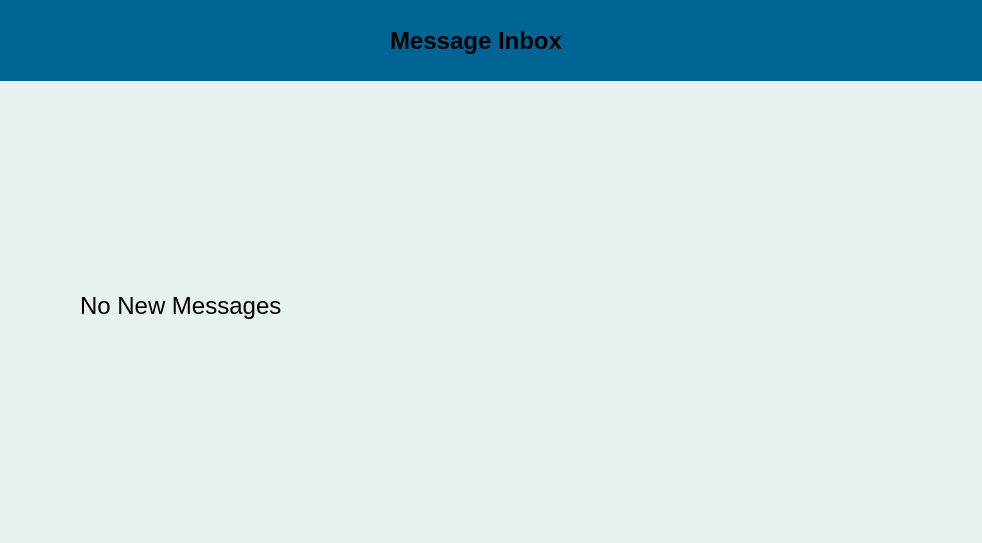
<?xml version="1.0" encoding="UTF-8"?>
<ui version="4.0">
 <class>Form</class>
 <widget class="QWidget" name="Form">
  <property name="geometry">
   <rect>
    <x>0</x>
    <y>0</y>
    <width>982</width>
    <height>543</height>
   </rect>
  </property>
  <property name="windowTitle">
   <string>Form</string>
  </property>
  <widget class="QLabel" name="label">
   <property name="geometry">
    <rect>
     <x>-70</x>
     <y>-40</y>
     <width>1061</width>
     <height>591</height>
    </rect>
   </property>
   <property name="palette">
    <palette>
     <active>
      <colorrole role="WindowText">
       <brush brushstyle="SolidPattern">
        <color alpha="255">
         <red>0</red>
         <green>0</green>
         <blue>0</blue>
        </color>
       </brush>
      </colorrole>
      <colorrole role="Button">
       <brush brushstyle="SolidPattern">
        <color alpha="255">
         <red>232</red>
         <green>241</green>
         <blue>242</blue>
        </color>
       </brush>
      </colorrole>
      <colorrole role="Light">
       <brush brushstyle="SolidPattern">
        <color alpha="255">
         <red>255</red>
         <green>255</green>
         <blue>255</blue>
        </color>
       </brush>
      </colorrole>
      <colorrole role="Midlight">
       <brush brushstyle="SolidPattern">
        <color alpha="255">
         <red>243</red>
         <green>248</green>
         <blue>248</blue>
        </color>
       </brush>
      </colorrole>
      <colorrole role="Dark">
       <brush brushstyle="SolidPattern">
        <color alpha="255">
         <red>116</red>
         <green>120</green>
         <blue>121</blue>
        </color>
       </brush>
      </colorrole>
      <colorrole role="Mid">
       <brush brushstyle="SolidPattern">
        <color alpha="255">
         <red>155</red>
         <green>161</green>
         <blue>161</blue>
        </color>
       </brush>
      </colorrole>
      <colorrole role="Text">
       <brush brushstyle="SolidPattern">
        <color alpha="255">
         <red>0</red>
         <green>0</green>
         <blue>0</blue>
        </color>
       </brush>
      </colorrole>
      <colorrole role="BrightText">
       <brush brushstyle="SolidPattern">
        <color alpha="255">
         <red>255</red>
         <green>255</green>
         <blue>255</blue>
        </color>
       </brush>
      </colorrole>
      <colorrole role="ButtonText">
       <brush brushstyle="SolidPattern">
        <color alpha="255">
         <red>0</red>
         <green>0</green>
         <blue>0</blue>
        </color>
       </brush>
      </colorrole>
      <colorrole role="Base">
       <brush brushstyle="SolidPattern">
        <color alpha="255">
         <red>255</red>
         <green>255</green>
         <blue>255</blue>
        </color>
       </brush>
      </colorrole>
      <colorrole role="Window">
       <brush brushstyle="SolidPattern">
        <color alpha="255">
         <red>232</red>
         <green>241</green>
         <blue>242</blue>
        </color>
       </brush>
      </colorrole>
      <colorrole role="Shadow">
       <brush brushstyle="SolidPattern">
        <color alpha="255">
         <red>0</red>
         <green>0</green>
         <blue>0</blue>
        </color>
       </brush>
      </colorrole>
      <colorrole role="AlternateBase">
       <brush brushstyle="SolidPattern">
        <color alpha="255">
         <red>243</red>
         <green>248</green>
         <blue>248</blue>
        </color>
       </brush>
      </colorrole>
      <colorrole role="ToolTipBase">
       <brush brushstyle="SolidPattern">
        <color alpha="255">
         <red>255</red>
         <green>255</green>
         <blue>220</blue>
        </color>
       </brush>
      </colorrole>
      <colorrole role="ToolTipText">
       <brush brushstyle="SolidPattern">
        <color alpha="255">
         <red>0</red>
         <green>0</green>
         <blue>0</blue>
        </color>
       </brush>
      </colorrole>
     </active>
     <inactive>
      <colorrole role="WindowText">
       <brush brushstyle="SolidPattern">
        <color alpha="255">
         <red>0</red>
         <green>0</green>
         <blue>0</blue>
        </color>
       </brush>
      </colorrole>
      <colorrole role="Button">
       <brush brushstyle="SolidPattern">
        <color alpha="255">
         <red>232</red>
         <green>241</green>
         <blue>242</blue>
        </color>
       </brush>
      </colorrole>
      <colorrole role="Light">
       <brush brushstyle="SolidPattern">
        <color alpha="255">
         <red>255</red>
         <green>255</green>
         <blue>255</blue>
        </color>
       </brush>
      </colorrole>
      <colorrole role="Midlight">
       <brush brushstyle="SolidPattern">
        <color alpha="255">
         <red>243</red>
         <green>248</green>
         <blue>248</blue>
        </color>
       </brush>
      </colorrole>
      <colorrole role="Dark">
       <brush brushstyle="SolidPattern">
        <color alpha="255">
         <red>116</red>
         <green>120</green>
         <blue>121</blue>
        </color>
       </brush>
      </colorrole>
      <colorrole role="Mid">
       <brush brushstyle="SolidPattern">
        <color alpha="255">
         <red>155</red>
         <green>161</green>
         <blue>161</blue>
        </color>
       </brush>
      </colorrole>
      <colorrole role="Text">
       <brush brushstyle="SolidPattern">
        <color alpha="255">
         <red>0</red>
         <green>0</green>
         <blue>0</blue>
        </color>
       </brush>
      </colorrole>
      <colorrole role="BrightText">
       <brush brushstyle="SolidPattern">
        <color alpha="255">
         <red>255</red>
         <green>255</green>
         <blue>255</blue>
        </color>
       </brush>
      </colorrole>
      <colorrole role="ButtonText">
       <brush brushstyle="SolidPattern">
        <color alpha="255">
         <red>0</red>
         <green>0</green>
         <blue>0</blue>
        </color>
       </brush>
      </colorrole>
      <colorrole role="Base">
       <brush brushstyle="SolidPattern">
        <color alpha="255">
         <red>255</red>
         <green>255</green>
         <blue>255</blue>
        </color>
       </brush>
      </colorrole>
      <colorrole role="Window">
       <brush brushstyle="SolidPattern">
        <color alpha="255">
         <red>232</red>
         <green>241</green>
         <blue>242</blue>
        </color>
       </brush>
      </colorrole>
      <colorrole role="Shadow">
       <brush brushstyle="SolidPattern">
        <color alpha="255">
         <red>0</red>
         <green>0</green>
         <blue>0</blue>
        </color>
       </brush>
      </colorrole>
      <colorrole role="AlternateBase">
       <brush brushstyle="SolidPattern">
        <color alpha="255">
         <red>243</red>
         <green>248</green>
         <blue>248</blue>
        </color>
       </brush>
      </colorrole>
      <colorrole role="ToolTipBase">
       <brush brushstyle="SolidPattern">
        <color alpha="255">
         <red>255</red>
         <green>255</green>
         <blue>220</blue>
        </color>
       </brush>
      </colorrole>
      <colorrole role="ToolTipText">
       <brush brushstyle="SolidPattern">
        <color alpha="255">
         <red>0</red>
         <green>0</green>
         <blue>0</blue>
        </color>
       </brush>
      </colorrole>
     </inactive>
     <disabled>
      <colorrole role="WindowText">
       <brush brushstyle="SolidPattern">
        <color alpha="255">
         <red>116</red>
         <green>120</green>
         <blue>121</blue>
        </color>
       </brush>
      </colorrole>
      <colorrole role="Button">
       <brush brushstyle="SolidPattern">
        <color alpha="255">
         <red>232</red>
         <green>241</green>
         <blue>242</blue>
        </color>
       </brush>
      </colorrole>
      <colorrole role="Light">
       <brush brushstyle="SolidPattern">
        <color alpha="255">
         <red>255</red>
         <green>255</green>
         <blue>255</blue>
        </color>
       </brush>
      </colorrole>
      <colorrole role="Midlight">
       <brush brushstyle="SolidPattern">
        <color alpha="255">
         <red>243</red>
         <green>248</green>
         <blue>248</blue>
        </color>
       </brush>
      </colorrole>
      <colorrole role="Dark">
       <brush brushstyle="SolidPattern">
        <color alpha="255">
         <red>116</red>
         <green>120</green>
         <blue>121</blue>
        </color>
       </brush>
      </colorrole>
      <colorrole role="Mid">
       <brush brushstyle="SolidPattern">
        <color alpha="255">
         <red>155</red>
         <green>161</green>
         <blue>161</blue>
        </color>
       </brush>
      </colorrole>
      <colorrole role="Text">
       <brush brushstyle="SolidPattern">
        <color alpha="255">
         <red>116</red>
         <green>120</green>
         <blue>121</blue>
        </color>
       </brush>
      </colorrole>
      <colorrole role="BrightText">
       <brush brushstyle="SolidPattern">
        <color alpha="255">
         <red>255</red>
         <green>255</green>
         <blue>255</blue>
        </color>
       </brush>
      </colorrole>
      <colorrole role="ButtonText">
       <brush brushstyle="SolidPattern">
        <color alpha="255">
         <red>116</red>
         <green>120</green>
         <blue>121</blue>
        </color>
       </brush>
      </colorrole>
      <colorrole role="Base">
       <brush brushstyle="SolidPattern">
        <color alpha="255">
         <red>232</red>
         <green>241</green>
         <blue>242</blue>
        </color>
       </brush>
      </colorrole>
      <colorrole role="Window">
       <brush brushstyle="SolidPattern">
        <color alpha="255">
         <red>232</red>
         <green>241</green>
         <blue>242</blue>
        </color>
       </brush>
      </colorrole>
      <colorrole role="Shadow">
       <brush brushstyle="SolidPattern">
        <color alpha="255">
         <red>0</red>
         <green>0</green>
         <blue>0</blue>
        </color>
       </brush>
      </colorrole>
      <colorrole role="AlternateBase">
       <brush brushstyle="SolidPattern">
        <color alpha="255">
         <red>232</red>
         <green>241</green>
         <blue>242</blue>
        </color>
       </brush>
      </colorrole>
      <colorrole role="ToolTipBase">
       <brush brushstyle="SolidPattern">
        <color alpha="255">
         <red>255</red>
         <green>255</green>
         <blue>220</blue>
        </color>
       </brush>
      </colorrole>
      <colorrole role="ToolTipText">
       <brush brushstyle="SolidPattern">
        <color alpha="255">
         <red>0</red>
         <green>0</green>
         <blue>0</blue>
        </color>
       </brush>
      </colorrole>
     </disabled>
    </palette>
   </property>
   <property name="autoFillBackground">
    <bool>true</bool>
   </property>
   <property name="text">
    <string/>
   </property>
  </widget>
  <widget class="QLabel" name="label_2">
   <property name="geometry">
    <rect>
     <x>-10</x>
     <y>0</y>
     <width>1001</width>
     <height>81</height>
    </rect>
   </property>
   <property name="palette">
    <palette>
     <active>
      <colorrole role="WindowText">
       <brush brushstyle="SolidPattern">
        <color alpha="255">
         <red>0</red>
         <green>0</green>
         <blue>0</blue>
        </color>
       </brush>
      </colorrole>
      <colorrole role="Button">
       <brush brushstyle="SolidPattern">
        <color alpha="255">
         <red>0</red>
         <green>100</green>
         <blue>148</blue>
        </color>
       </brush>
      </colorrole>
      <colorrole role="Light">
       <brush brushstyle="SolidPattern">
        <color alpha="255">
         <red>0</red>
         <green>150</green>
         <blue>222</blue>
        </color>
       </brush>
      </colorrole>
      <colorrole role="Midlight">
       <brush brushstyle="SolidPattern">
        <color alpha="255">
         <red>0</red>
         <green>125</green>
         <blue>185</blue>
        </color>
       </brush>
      </colorrole>
      <colorrole role="Dark">
       <brush brushstyle="SolidPattern">
        <color alpha="255">
         <red>0</red>
         <green>50</green>
         <blue>74</blue>
        </color>
       </brush>
      </colorrole>
      <colorrole role="Mid">
       <brush brushstyle="SolidPattern">
        <color alpha="255">
         <red>0</red>
         <green>66</green>
         <blue>99</blue>
        </color>
       </brush>
      </colorrole>
      <colorrole role="Text">
       <brush brushstyle="SolidPattern">
        <color alpha="255">
         <red>0</red>
         <green>0</green>
         <blue>0</blue>
        </color>
       </brush>
      </colorrole>
      <colorrole role="BrightText">
       <brush brushstyle="SolidPattern">
        <color alpha="255">
         <red>255</red>
         <green>255</green>
         <blue>255</blue>
        </color>
       </brush>
      </colorrole>
      <colorrole role="ButtonText">
       <brush brushstyle="SolidPattern">
        <color alpha="255">
         <red>0</red>
         <green>0</green>
         <blue>0</blue>
        </color>
       </brush>
      </colorrole>
      <colorrole role="Base">
       <brush brushstyle="SolidPattern">
        <color alpha="255">
         <red>255</red>
         <green>255</green>
         <blue>255</blue>
        </color>
       </brush>
      </colorrole>
      <colorrole role="Window">
       <brush brushstyle="SolidPattern">
        <color alpha="255">
         <red>0</red>
         <green>100</green>
         <blue>148</blue>
        </color>
       </brush>
      </colorrole>
      <colorrole role="Shadow">
       <brush brushstyle="SolidPattern">
        <color alpha="255">
         <red>0</red>
         <green>0</green>
         <blue>0</blue>
        </color>
       </brush>
      </colorrole>
      <colorrole role="AlternateBase">
       <brush brushstyle="SolidPattern">
        <color alpha="255">
         <red>127</red>
         <green>177</green>
         <blue>201</blue>
        </color>
       </brush>
      </colorrole>
      <colorrole role="ToolTipBase">
       <brush brushstyle="SolidPattern">
        <color alpha="255">
         <red>255</red>
         <green>255</green>
         <blue>220</blue>
        </color>
       </brush>
      </colorrole>
      <colorrole role="ToolTipText">
       <brush brushstyle="SolidPattern">
        <color alpha="255">
         <red>0</red>
         <green>0</green>
         <blue>0</blue>
        </color>
       </brush>
      </colorrole>
     </active>
     <inactive>
      <colorrole role="WindowText">
       <brush brushstyle="SolidPattern">
        <color alpha="255">
         <red>0</red>
         <green>0</green>
         <blue>0</blue>
        </color>
       </brush>
      </colorrole>
      <colorrole role="Button">
       <brush brushstyle="SolidPattern">
        <color alpha="255">
         <red>0</red>
         <green>100</green>
         <blue>148</blue>
        </color>
       </brush>
      </colorrole>
      <colorrole role="Light">
       <brush brushstyle="SolidPattern">
        <color alpha="255">
         <red>0</red>
         <green>150</green>
         <blue>222</blue>
        </color>
       </brush>
      </colorrole>
      <colorrole role="Midlight">
       <brush brushstyle="SolidPattern">
        <color alpha="255">
         <red>0</red>
         <green>125</green>
         <blue>185</blue>
        </color>
       </brush>
      </colorrole>
      <colorrole role="Dark">
       <brush brushstyle="SolidPattern">
        <color alpha="255">
         <red>0</red>
         <green>50</green>
         <blue>74</blue>
        </color>
       </brush>
      </colorrole>
      <colorrole role="Mid">
       <brush brushstyle="SolidPattern">
        <color alpha="255">
         <red>0</red>
         <green>66</green>
         <blue>99</blue>
        </color>
       </brush>
      </colorrole>
      <colorrole role="Text">
       <brush brushstyle="SolidPattern">
        <color alpha="255">
         <red>0</red>
         <green>0</green>
         <blue>0</blue>
        </color>
       </brush>
      </colorrole>
      <colorrole role="BrightText">
       <brush brushstyle="SolidPattern">
        <color alpha="255">
         <red>255</red>
         <green>255</green>
         <blue>255</blue>
        </color>
       </brush>
      </colorrole>
      <colorrole role="ButtonText">
       <brush brushstyle="SolidPattern">
        <color alpha="255">
         <red>0</red>
         <green>0</green>
         <blue>0</blue>
        </color>
       </brush>
      </colorrole>
      <colorrole role="Base">
       <brush brushstyle="SolidPattern">
        <color alpha="255">
         <red>255</red>
         <green>255</green>
         <blue>255</blue>
        </color>
       </brush>
      </colorrole>
      <colorrole role="Window">
       <brush brushstyle="SolidPattern">
        <color alpha="255">
         <red>0</red>
         <green>100</green>
         <blue>148</blue>
        </color>
       </brush>
      </colorrole>
      <colorrole role="Shadow">
       <brush brushstyle="SolidPattern">
        <color alpha="255">
         <red>0</red>
         <green>0</green>
         <blue>0</blue>
        </color>
       </brush>
      </colorrole>
      <colorrole role="AlternateBase">
       <brush brushstyle="SolidPattern">
        <color alpha="255">
         <red>127</red>
         <green>177</green>
         <blue>201</blue>
        </color>
       </brush>
      </colorrole>
      <colorrole role="ToolTipBase">
       <brush brushstyle="SolidPattern">
        <color alpha="255">
         <red>255</red>
         <green>255</green>
         <blue>220</blue>
        </color>
       </brush>
      </colorrole>
      <colorrole role="ToolTipText">
       <brush brushstyle="SolidPattern">
        <color alpha="255">
         <red>0</red>
         <green>0</green>
         <blue>0</blue>
        </color>
       </brush>
      </colorrole>
     </inactive>
     <disabled>
      <colorrole role="WindowText">
       <brush brushstyle="SolidPattern">
        <color alpha="255">
         <red>0</red>
         <green>50</green>
         <blue>74</blue>
        </color>
       </brush>
      </colorrole>
      <colorrole role="Button">
       <brush brushstyle="SolidPattern">
        <color alpha="255">
         <red>0</red>
         <green>100</green>
         <blue>148</blue>
        </color>
       </brush>
      </colorrole>
      <colorrole role="Light">
       <brush brushstyle="SolidPattern">
        <color alpha="255">
         <red>0</red>
         <green>150</green>
         <blue>222</blue>
        </color>
       </brush>
      </colorrole>
      <colorrole role="Midlight">
       <brush brushstyle="SolidPattern">
        <color alpha="255">
         <red>0</red>
         <green>125</green>
         <blue>185</blue>
        </color>
       </brush>
      </colorrole>
      <colorrole role="Dark">
       <brush brushstyle="SolidPattern">
        <color alpha="255">
         <red>0</red>
         <green>50</green>
         <blue>74</blue>
        </color>
       </brush>
      </colorrole>
      <colorrole role="Mid">
       <brush brushstyle="SolidPattern">
        <color alpha="255">
         <red>0</red>
         <green>66</green>
         <blue>99</blue>
        </color>
       </brush>
      </colorrole>
      <colorrole role="Text">
       <brush brushstyle="SolidPattern">
        <color alpha="255">
         <red>0</red>
         <green>50</green>
         <blue>74</blue>
        </color>
       </brush>
      </colorrole>
      <colorrole role="BrightText">
       <brush brushstyle="SolidPattern">
        <color alpha="255">
         <red>255</red>
         <green>255</green>
         <blue>255</blue>
        </color>
       </brush>
      </colorrole>
      <colorrole role="ButtonText">
       <brush brushstyle="SolidPattern">
        <color alpha="255">
         <red>0</red>
         <green>50</green>
         <blue>74</blue>
        </color>
       </brush>
      </colorrole>
      <colorrole role="Base">
       <brush brushstyle="SolidPattern">
        <color alpha="255">
         <red>0</red>
         <green>100</green>
         <blue>148</blue>
        </color>
       </brush>
      </colorrole>
      <colorrole role="Window">
       <brush brushstyle="SolidPattern">
        <color alpha="255">
         <red>0</red>
         <green>100</green>
         <blue>148</blue>
        </color>
       </brush>
      </colorrole>
      <colorrole role="Shadow">
       <brush brushstyle="SolidPattern">
        <color alpha="255">
         <red>0</red>
         <green>0</green>
         <blue>0</blue>
        </color>
       </brush>
      </colorrole>
      <colorrole role="AlternateBase">
       <brush brushstyle="SolidPattern">
        <color alpha="255">
         <red>0</red>
         <green>100</green>
         <blue>148</blue>
        </color>
       </brush>
      </colorrole>
      <colorrole role="ToolTipBase">
       <brush brushstyle="SolidPattern">
        <color alpha="255">
         <red>255</red>
         <green>255</green>
         <blue>220</blue>
        </color>
       </brush>
      </colorrole>
      <colorrole role="ToolTipText">
       <brush brushstyle="SolidPattern">
        <color alpha="255">
         <red>0</red>
         <green>0</green>
         <blue>0</blue>
        </color>
       </brush>
      </colorrole>
     </disabled>
    </palette>
   </property>
   <property name="autoFillBackground">
    <bool>true</bool>
   </property>
   <property name="text">
    <string/>
   </property>
  </widget>
  <widget class="QLabel" name="label_3">
   <property name="geometry">
    <rect>
     <x>80</x>
     <y>140</y>
     <width>831</width>
     <height>331</height>
    </rect>
   </property>
   <property name="font">
    <font>
     <family>Segoe UI</family>
     <pointsize>18</pointsize>
    </font>
   </property>
   <property name="text">
    <string>No New Messages</string>
   </property>
  </widget>
  <widget class="QLabel" name="label_4">
   <property name="geometry">
    <rect>
     <x>390</x>
     <y>20</y>
     <width>221</width>
     <height>41</height>
    </rect>
   </property>
   <property name="font">
    <font>
     <family>Segoe UI</family>
     <pointsize>18</pointsize>
     <weight>75</weight>
     <bold>true</bold>
    </font>
   </property>
   <property name="text">
    <string>Message Inbox</string>
   </property>
  </widget>
 </widget>
 <resources/>
 <connections/>
</ui>
